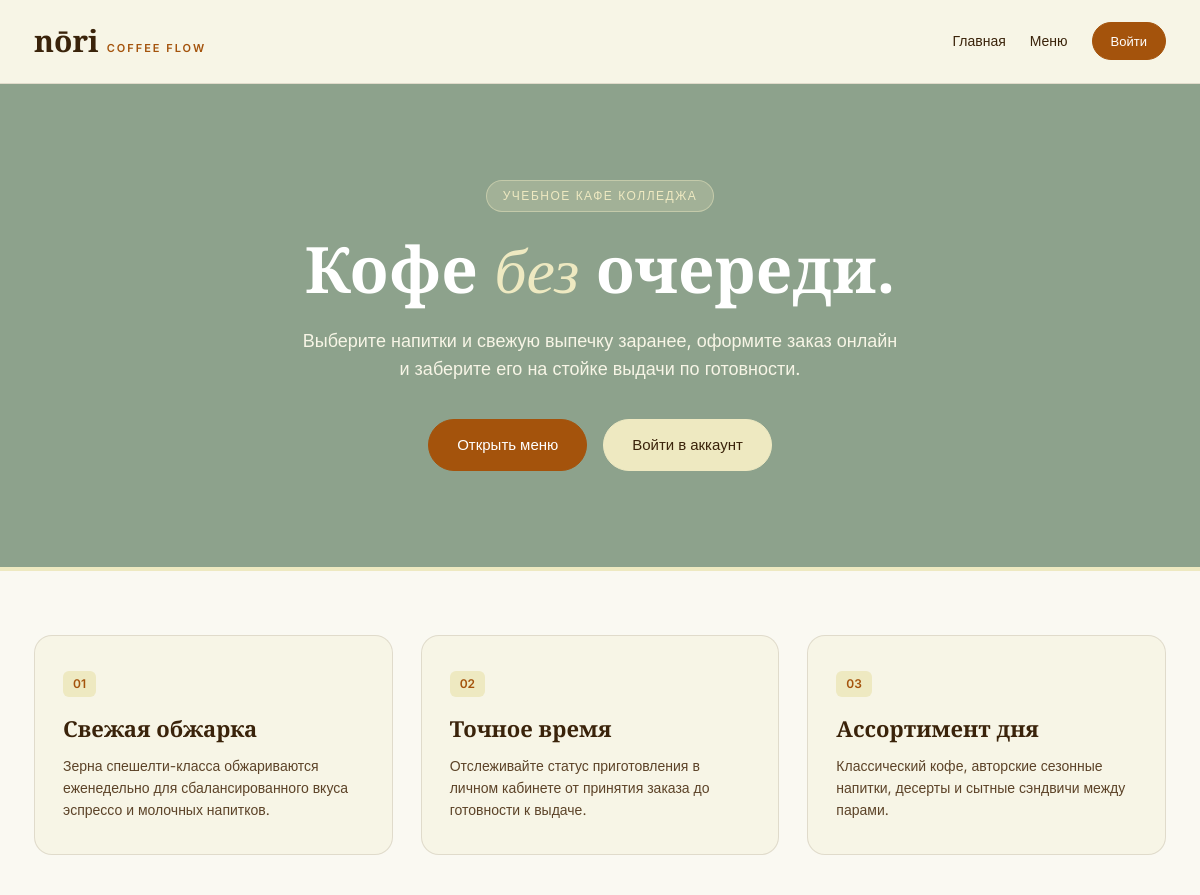
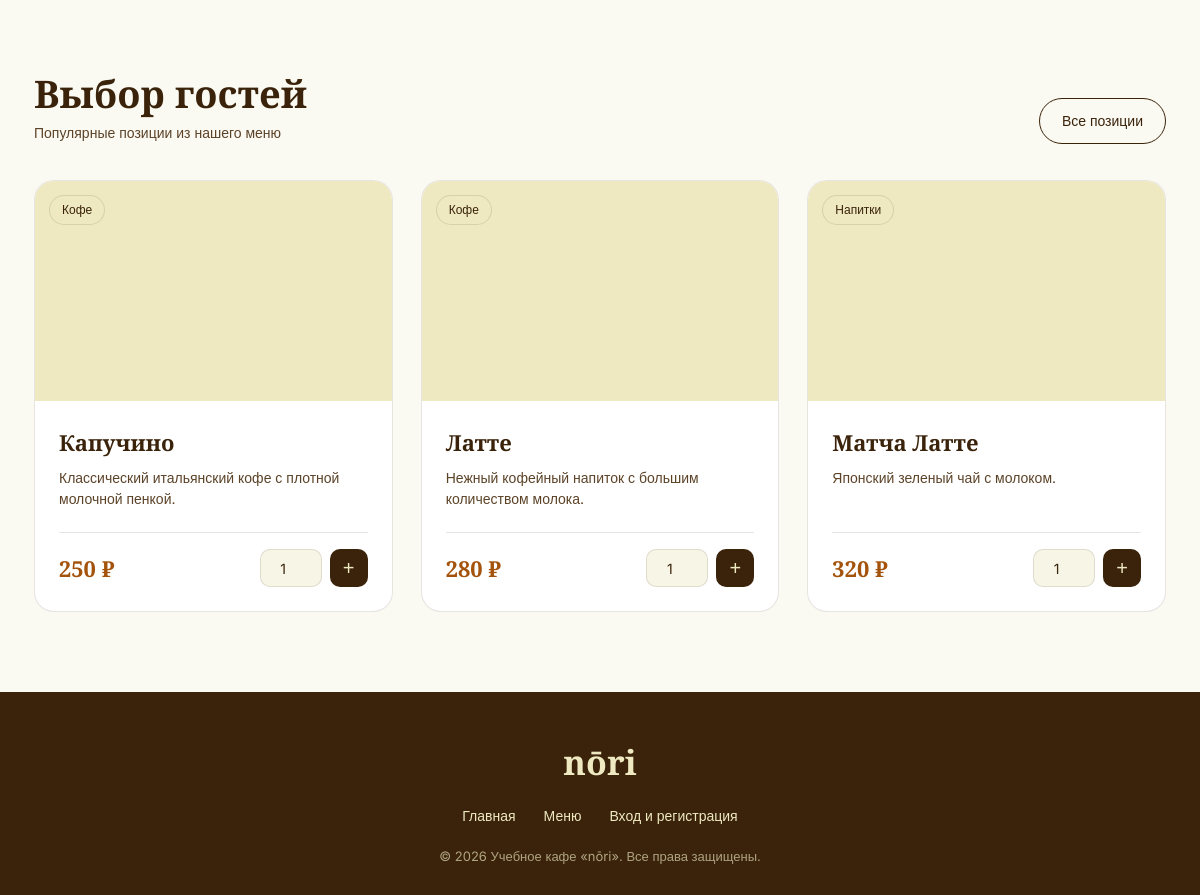
The page / on the database its author committed (2 pictures, top to bottom).
### tables this page shows
CREATE TABLE `menu_items` (
  `id` int NOT NULL,
  `category_id` int NOT NULL,
  `title` varchar(150) NOT NULL,
  `description` text,
  `price` decimal(10,2) NOT NULL,
  `image` varchar(255) DEFAULT 'default.jpg',
  `is_available` tinyint(1) DEFAULT '1'
);

CREATE TABLE `categories` (
  `id` int NOT NULL,
  `name` varchar(100) NOT NULL,
  `sort_order` int NOT NULL DEFAULT '0'
);

### index.php (the view, shortened to what this page needs)
<?php
include 'includes/header.php';
?>
<section class="hero">
    <div class="container hero-inner">
        <span class="hero-kicker">Учебное кафе колледжа</span>
        <h1>Кофе <span class="italic">без</span> очереди.</h1>
        <p>Выберите напитки и свежую выпечку заранее, оформите заказ онлайн и заберите его на стойке выдачи по готовности.</p>
        <div class="hero-actions">
            <a href="menu.php" class="btn-primary">Открыть меню</a>
            <?php if (!isset($_SESSION['user_id'])): ?>
                <a href="login.php" class="btn-cream">Войти в аккаунт</a>
            <?php endif; ?>
        </div>
    </div>
</section>
<section class="features container">
    <div class="feature-item">
        <span class="feature-num">01</span>
        <h3>Свежая обжарка</h3>
        <p>Зерна спешелти-класса обжариваются еженедельно для сбалансированного вкуса эспрессо и молочных напитков.</p>
    </div>
    <div class="feature-item">
        <span class="feature-num">02</span>
        <h3>Точное время</h3>
        <p>Отслеживайте статус приготовления в личном кабинете от принятия заказа до готовности к выдаче.</p>
    </div>
    <div class="feature-item">
        <span class="feature-num">03</span>
        <h3>Ассортимент дня</h3>
        <p>Классический кофе, авторские сезонные напитки, десерты и сытные сэндвичи между парами.</p>
    </div>
</section>
<section class="container menu-section">
    <div class="section-header">
        <div>
            <h2>Выбор гостей</h2>
            <p class="section-sub">Популярные позиции из нашего меню</p>
        </div>
        <a href="menu.php" class="btn-outline">Все позиции</a>
    </div>
    <div class="grid-menu">
        <?php
        $stmt = $pdo->query("SELECT m.*, c.name AS category_name FROM menu_items m JOIN categories c ON m.category_id = c.id WHERE m.is_available = 1 ORDER BY m.id ASC LIMIT 3");
        $popular = $stmt->fetchAll();
        foreach ($popular as $item):
        ?>
            <article class="menu-card">
                <div class="card-img" style="background-image: url('/cofee_up/assets/img/<?= htmlspecialchars($item['image']) ?>');">
                    <span class="badge-cat"><?= htmlspecialchars($item['category_name']) ?></span>
                </div>
                <div class="card-body">
                    <h3><?= htmlspecialchars($item['title']) ?></h3>
                    <p class="desc"><?= htmlspecialchars($item['description']) ?></p>
                    <div class="card-footer">
                        <span class="price"><?= number_format($item['price'], 0, '', ' ') ?> ₽</span>
                        <form action="cart.php" method="POST" class="add-form">
                            <input type="number" name="quantity" value="1" min="1" class="qty-input" required>
                            <button type="submit" name="add_to_cart" class="btn-icon" title="Добавить в корзину">+</button>
                        </form>
                    </div>
                </div>
            </article>
        <?php endforeach; ?>
    </div>
</section>
<?php include 'includes/footer.php'; ?>

### rows shown on the page
menu_items: category.name "Кофе", title "Капучино", description "Классический итальянский кофе с плотной молочной пенкой.", price "250"
menu_items: category.name "Кофе", title "Латте", description "Нежный кофейный напиток с большим количеством молока.", price "280"
menu_items: category.name "Напитки", title "Матча Латте", description "Японский зеленый чай с молоком.", price "320"
